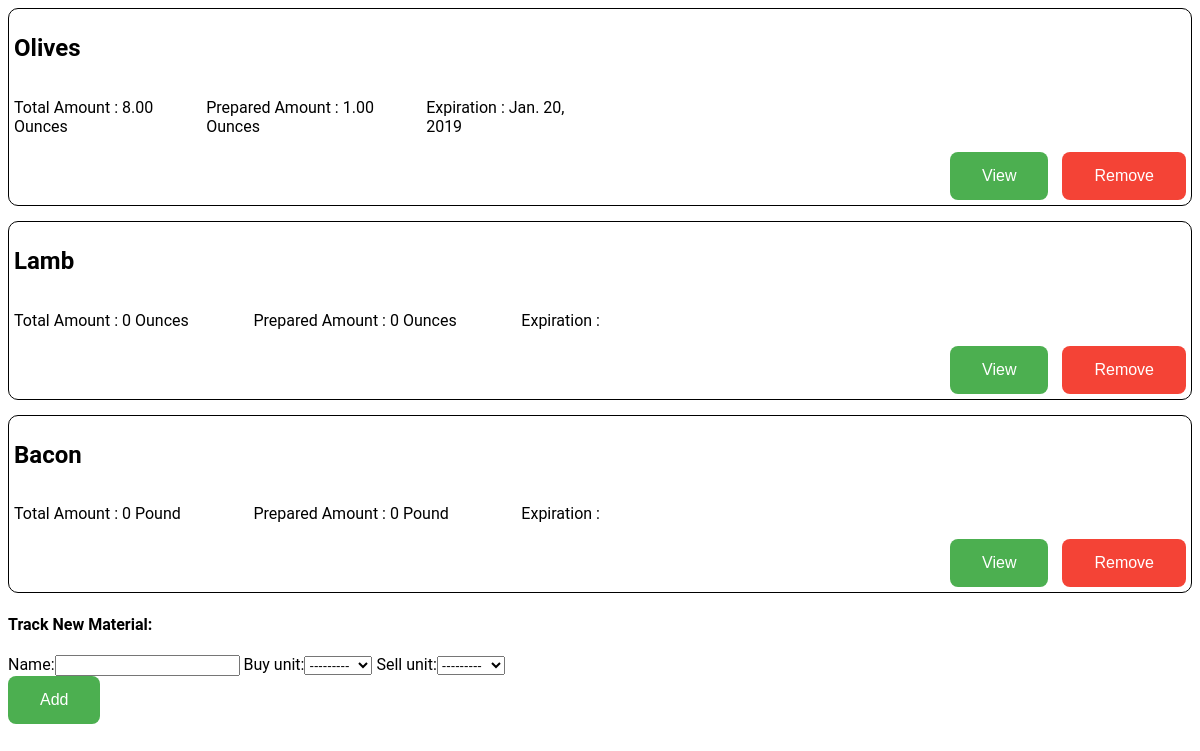
/is/material/, run on the app's committed database.
### InventorySystem/models.py (models this page shows, shortened)
class MaterialType(models.Model):
    id = models.AutoField(primary_key=True)
    name = models.CharField(max_length=100)
    buy_unit = models.ForeignKey(UnitLookup, on_delete=models.CASCADE, related_name='buy_unit')
    sell_unit = models.ForeignKey(UnitLookup, on_delete=models.CASCADE, related_name='sell_unit')
    '''buy_unit_cost = models.DecimalField(max_digits=6, decimal_places=2)'''
    '''sell_unit_cost = models.DecimalField(max_digits=6, decimal_places=2)'''

class UnitLookup(models.Model):
    id = models.AutoField(primary_key=True)
    name = models.CharField(max_length=15)
    def __str__(self):
        return self.name

class Material(models.Model):
    id = models.AutoField(primary_key=True)
    initial_amount = models.DecimalField(max_digits=6, decimal_places=2)
    current_amount = models.DecimalField(max_digits=6, decimal_places=2)
    prepared_amount = models.DecimalField(max_digits=6, decimal_places=2)
    expiration_date = models.DateField()
    material_type = models.ForeignKey(MaterialType, on_delete=models.CASCADE)
    '''restaurant = models.ForeignKey(Restaurant, on_delete=models.CASCADE)'''

### InventorySystem/views.py (the view)
# urls.py: path('material/', total_amounts),
def total_amounts(request):
    materials = []
    for material_type in MaterialType.objects.all():
        material_obj = {'name': material_type.name}
        material_obj['id'] = material_type.id
        total_amount = 0
        prepared_amount = 0
        if len(Material.objects.filter(material_type=material_type)) == 0:
            material_obj['total_amount'] = 0
            material_obj['prepared_amount'] = 0
            material_obj['buy_unit'] = material_type.buy_unit
            materials.append(material_obj)
            continue
        earliest_expiration_material = Material.objects.filter(material_type=material_type).order_by('-expiration_date')[0]
        expiration_date = earliest_expiration_material.expiration_date
        material_obj['expiration_date'] = expiration_date
        for material in Material.objects.filter(material_type=material_type):
            total_amount += material.current_amount
            prepared_amount += material.prepared_amount
        material_obj['total_amount'] = total_amount
        material_obj['prepared_amount'] = prepared_amount
        material_obj['buy_unit'] = material_type.buy_unit.name
        materials.append(material_obj)
    return render(request, 'total_amount.html', {'materials': materials, 'form': {'mat': {'id': 0}, 'form': MaterialTypeForm()}})

### templates/total_amount.html (shortened to what this page needs)
<!DOCTYPE html>
<html lang="en">
<head>
</head>
<body>
    {% for material in materials %}
        <div class="material-span">
            <h2>{{ material.name }}</h2>
            <div class="material-card">
                <p>Total Amount : {{ material.total_amount }} {{ material.buy_unit}}</p>
                <p>Prepared Amount : {{ material.prepared_amount }} {{ material.buy_unit }}</p>
                <p>Expiration : {{ material.expiration_date }}</p>
            </div>
            <div class="button-div"><form>
                <button class="page-button" type="submit" formaction="/is/material/summary/{{ material.name }}">View</button>
                <button class="delete-button" type="submit" formaction="/is/material/type/remove/{{ material.id }}">Remove</button>
            </form></div>
        </div>
    {% endfor %}
       <h4>Track New Material:</h4>
        <form class="material-form new-form" method="post" action="/is/material/type/update/{{ form.mat.id }}">
            {{ form.form }}
            <br/>
            <div class = "add-button-div">
                 <button class="page-button" type="submit">Add</button>
            </div>
        </form>
</body>
</html>

### templates/total_amount.html (style rules this page uses)
body { font-family: "Roboto", "Lucida Grande", Verdana, Arial, sans-serif; }
.material-card { display: flex; flex-direction: row; justify-content: space-between; width: 50%; }
.material-span { border: black solid 1px; margin-bottom: 15px; padding: 5px; border-radius: 10px; }
.page-button { background-color: #4CAF50; border: none; color: white; padding: 15px 32px; text-align: center; text-decoration: none; display: inline-block; font-size: 16px; border-radius: 8px; }
.delete-button { background-color: #f44336; border: none; color: white; padding: 15px 32px; text-align: center; text-decoration: none; display: inline-block; font-size: 16px; border-radius: 8px; margin-left: 10px; transition: 0.5s; }
.button-div { display: flex; flex-direction: row; justify-content: flex-end; }

### data on the page
MaterialType: name "Olives"
UnitLookup: buy_unit "Ounces", buy_unit "Ounces", name "Lamb", total_amount "0", buy_unit "Ounces", prepared_amount "0"
Material: expiration_date "Jan. 20, 2019"
UnitLookup: name "Bacon", total_amount "0", buy_unit "Pound", prepared_amount "0"

### other printed values
{{ material.total_amount }} "8.00"
{{ material.prepared_amount }} "1.00"
